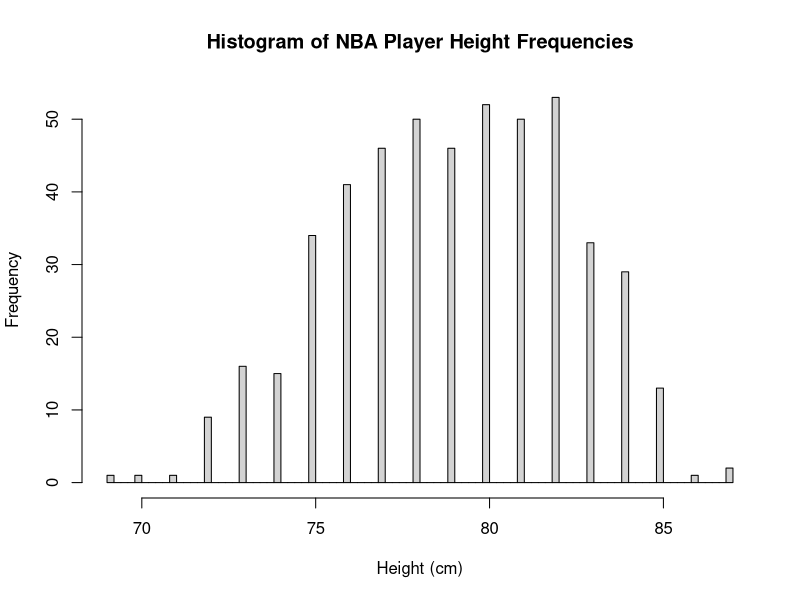
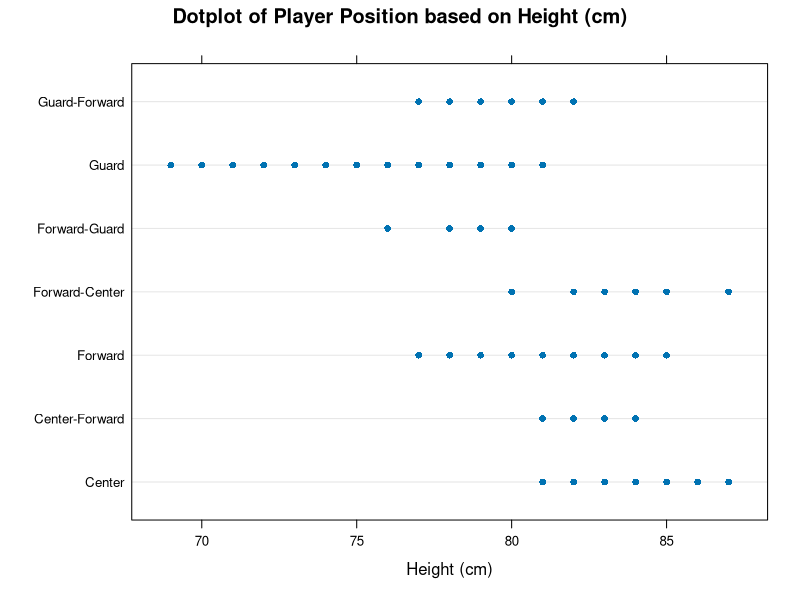

The R script that drew these images, in order:
## ---- chunk 1
# libraries
library(tidyverse)
library(lattice)

## ---- chunk 2
# reading in data
nba.players <- read.csv("data/nba_players_19.csv", stringsAsFactors = F) 
head(nba.players)
summary(nba.players)

# data wrangling
nba.players <- nba.players %>%
  select(-1) %>%
  drop_na(number) %>%
  group_by(as.factor(team))

## ---- chunk 3
max_height <- max(nba.players$height)
# visualize height distribution w/ base R
hist(nba.players$height, breaks=max_height, 
     main="Histogram of NBA Player Height Frequencies", xlab="Height (cm)")
# most amount of players were 82 cm

## ---- chunk 4
# dot plot of player position ~ height
dotplot(position ~ height, nba.players, 
        main="Dotplot of Player Position based on Height (cm)", xlab="Height (cm)")
# tallest players were `Center` players while shortest were `Guard` players.

## ---- chunk 5
#
